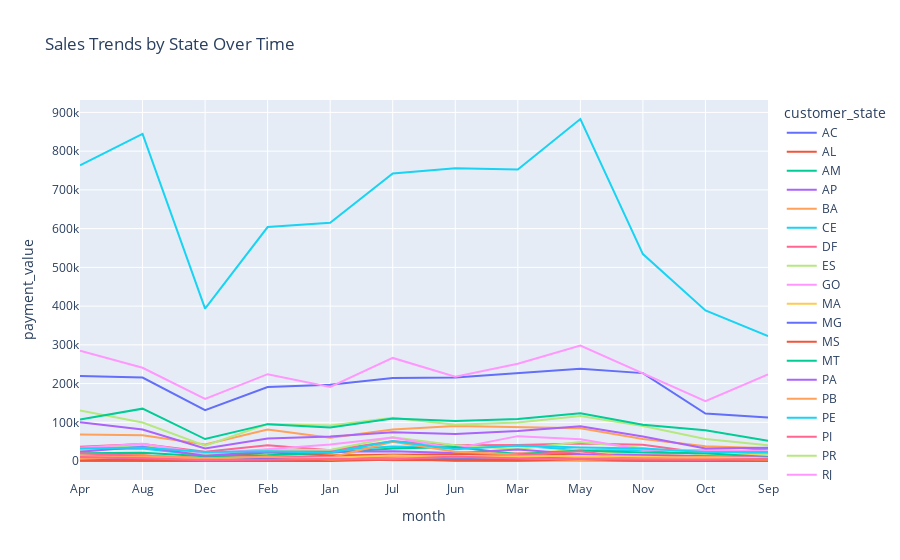

The code cell stored with this chart in its notebook:
### Markdown cell above
## C. Multivariate Analysis

### Code cell
sales_trends = main_df.groupby(['month', 'customer_state'])['payment_value'].sum().reset_index()

# Visualization using Plotly
fig = px.line(sales_trends, x='month', y='payment_value', color='customer_state',
              title='Sales Trends by State Over Time')
fig.show()

### Figure 1 — Plotly figure (JSON) as saved in the notebook; plotly's stock layout.template omitted (floating-point values rounded to 4 significant figures)
{"data": [{"hovertemplate": "customer_state=AC<br>month=%{x}<br>payment_value=%{y}<extra></extra>", "legendgroup": "AC", "line": {"color": "#636efa", "dash": "solid"}, "marker": {"symbol": "circle"}, "mode": "lines", "name": "AC", "orientation": "v", "showlegend": true, "type": "scatter", "x": ["Apr", "Aug", "Dec", "Feb", "Jan", "Jul", "Jun", "Mar", "May", "Nov", "Oct", "Sep"], "xaxis": "x", "y": [1940.0, 1370.0, 1856.0, 1588.0, 2815.0, 5797.0, 1108.0, 694.9, 3884.0, 945.2, 958.2, 2029.0], "yaxis": "y"}, {"hovertemplate": "customer_state=AL<br>month=%{x}<br>payment_value=%{y}<extra></extra>", "legendgroup": "AL", "line": {"color": "#EF553B", "dash": "solid"}, "marker": {"symbol": "circle"}, "mode": "lines", "name": "AL", "orientation": "v", "showlegend": true, "type": "scatter", "x": ["Apr", "Aug", "Dec", "Feb", "Jan", "Jul", "Jun", "Mar", "May", "Nov", "Oct", "Sep"], "xaxis": "x", "y": [13520.0, 15020.0, 2681.0, 9055.0, 8223.0, 8366.0, 6401.0, 10300.0, 9023.0, 12700.0, 9539.0, 5192.0], "yaxis": "y"}, {"hovertemplate": "customer_state=AM<br>month=%{x}<br>payment_value=%{y}<extra></extra>", "legendgroup": "AM", "line": {"color": "#00cc96", "dash": "solid"}, "marker": {"symbol": "circle"}, "mode": "lines", "name": "AM", "orientation": "v", "showlegend": true, "type": "scatter", "x": ["Apr", "Aug", "Dec", "Feb", "Jan", "Jul", "Jun", "Mar", "May", "Nov", "Oct", "Sep"], "xaxis": "x", "y": [2070.0, 2186.0, 1174.0, 6251.0, 3433.0, 5649.0, 2198.0, 2867.0, 3514.0, 3001.0, 164.6, 2062.0], "yaxis": "y"}, {"hovertemplate": "customer_state=AP<br>month=%{x}<br>payment_value=%{y}<extra></extra>", "legendgroup": "AP", "line": {"color": "#ab63fa", "dash": "solid"}, "marker": {"symbol": "circle"}, "mode": "lines", "name": "AP", "orientation": "v", "showlegend": true, "type": "scatter", "x": ["Apr", "Aug", "Dec", "Feb", "Jan", "Jul", "Jun", "Mar", "May", "Nov", "Oct", "Sep"], "xaxis": "x", "y": [1439.0, 730.0, 770.6, 3090.0, 4433.0, 1906.0, 891.7, 1372.0, 3030.0, 967.1, 1697.0, 1245.0], "yaxis": "y"}, {"hovertemplate": "customer_state=BA<br>month=%{x}<br>payment_value=%{y}<extra></extra>", "legendgroup": "BA", "line": {"color": "#FFA15A", "dash": "solid"}, "marker": {"symbol": "circle"}, "mode": "lines", "name": "BA", "orientation": "v", "showlegend": true, "type": "scatter", "x": ["Apr", "Aug", "Dec", "Feb", "Jan", "Jul", "Jun", "Mar", "May", "Nov", "Oct", "Sep"], "xaxis": "x", "y": [68650.0, 66910.0, 42980.0, 81420.0, 60030.0, 81470.0, 90680.0, 86750.0, 84610.0, 57170.0, 37940.0, 33120.0], "yaxis": "y"}, {"hovertemplate": "customer_state=CE<br>month=%{x}<br>payment_value=%{y}<extra></extra>", "legendgroup": "CE", "line": {"color": "#19d3f3", "dash": "solid"}, "marker": {"symbol": "circle"}, "mode": "lines", "name": "CE", "orientation": "v", "showlegend": true, "type": "scatter", "x": ["Apr", "Aug", "Dec", "Feb", "Jan", "Jul", "Jun", "Mar", "May", "Nov", "Oct", "Sep"], "xaxis": "x", "y": [29730.0, 32120.0, 14460.0, 22570.0, 27720.0, 37540.0, 34160.0, 40050.0, 27870.0, 27960.0, 17980.0, 31600.0], "yaxis": "y"}, {"hovertemplate": "customer_state=DF<br>month=%{x}<br>payment_value=%{y}<extra></extra>", "legendgroup": "DF", "line": {"color": "#FF6692", "dash": "solid"}, "marker": {"symbol": "circle"}, "mode": "lines", "name": "DF", "orientation": "v", "showlegend": true, "type": "scatter", "x": ["Apr", "Aug", "Dec", "Feb", "Jan", "Jul", "Jun", "Mar", "May", "Nov", "Oct", "Sep"], "xaxis": "x", "y": [36880.0, 43950.0, 24010.0, 40850.0, 27780.0, 51270.0, 40970.0, 41458, 45080.0, 42340.0, 20400.0, 18610.0], "yaxis": "y"}, {"hovertemplate": "customer_state=ES<br>month=%{x}<br>payment_value=%{y}<extra></extra>", "legendgroup": "ES", "line": {"color": "#B6E880", "dash": "solid"}, "marker": {"symbol": "circle"}, "mode": "lines", "name": "ES", "orientation": "v", "showlegend": true, "type": "scatter", "x": ["Apr", "Aug", "Dec", "Feb", "Jan", "Jul", "Jun", "Mar", "May", "Nov", "Oct", "Sep"], "xaxis": "x", "y": [29610.0, 40360.0, 15270.0, 29670.0, 28670.0, 61660.0, 40640.0, 30990.0, 49130.0, 33730.0, 16140.0, 16940.0], "yaxis": "y"}, {"hovertemplate": "customer_state=GO<br>month=%{x}<br>payment_value=%{y}<extra></extra>", "legendgroup": "GO", "line": {"color": "#FF97FF", "dash": "solid"}, "marker": {"symbol": "circle"}, "mode": "lines", "name": "GO", "orientation": "v", "showlegend": true, "type": "scatter", "x": ["Apr", "Aug", "Dec", "Feb", "Jan", "Jul", "Jun", "Mar", "May", "Nov", "Oct", "Sep"], "xaxis": "x", "y": [34360.0, 44970.0, 20280.0, 30280.0, 42890.0, 60900.0, 32250.0, 64330.0, 56550.0, 29210.0, 28830.0, 25110.0], "yaxis": "y"}, {"hovertemplate": "customer_state=MA<br>month=%{x}<br>payment_value=%{y}<extra></extra>", "legendgroup": "MA", "line": {"color": "#FECB52", "dash": "solid"}, "marker": {"symbol": "circle"}, "mode": "lines", "name": "MA", "orientation": "v", "showlegend": true, "type": "scatter", "x": ["Apr", "Aug", "Dec", "Feb", "Jan", "Jul", "Jun", "Mar", "May", "Nov", "Oct", "Sep"], "xaxis": "x", "y": [14690.0, 13940.0, 8523.0, 18120.0, 15810.0, 17930.0, 10920.0, 18490.0, 29620.0, 15210.0, 22460.0, 12310.0], "yaxis": "y"}, {"hovertemplate": "customer_state=MG<br>month=%{x}<br>payment_value=%{y}<extra></extra>", "legendgroup": "MG", "line": {"color": "#636efa", "dash": "solid"}, "marker": {"symbol": "circle"}, "mode": "lines", "name": "MG", "orientation": "v", "showlegend": true, "type": "scatter", "x": ["Apr", "Aug", "Dec", "Feb", "Jan", "Jul", "Jun", "Mar", "May", "Nov", "Oct", "Sep"], "xaxis": "x", "y": [219700.0, 215500.0, 131600.0, 191200.0, 196800.0, 214500.0, 216000.0, 227500.0, 238600.0, 227000.0, 122700.0, 112500.0], "yaxis": "y"}, {"hovertemplate": "customer_state=MS<br>month=%{x}<br>payment_value=%{y}<extra></extra>", "legendgroup": "MS", "line": {"color": "#EF553B", "dash": "solid"}, "marker": {"symbol": "circle"}, "mode": "lines", "name": "MS", "orientation": "v", "showlegend": true, "type": "scatter", "x": ["Apr", "Aug", "Dec", "Feb", "Jan", "Jul", "Jun", "Mar", "May", "Nov", "Oct", "Sep"], "xaxis": "x", "y": [11230.0, 13580.0, 7467.0, 23000.0, 14550.0, 15800.0, 18660.0, 19300.0, 16980.0, 8798.0, 10550.0, 5927.0], "yaxis": "y"}, {"hovertemplate": "customer_state=MT<br>month=%{x}<br>payment_value=%{y}<extra></extra>", "legendgroup": "MT", "line": {"color": "#00cc96", "dash": "solid"}, "marker": {"symbol": "circle"}, "mode": "lines", "name": "MT", "orientation": "v", "showlegend": true, "type": "scatter", "x": ["Apr", "Aug", "Dec", "Feb", "Jan", "Jul", "Jun", "Mar", "May", "Nov", "Oct", "Sep"], "xaxis": "x", "y": [19930.0, 21630.0, 12580.0, 14730.0, 21140.0, 32330.0, 36010.0, 17410.0, 27010.0, 21890.0, 20050.0, 10320.0], "yaxis": "y"}, {"hovertemplate": "customer_state=PA<br>month=%{x}<br>payment_value=%{y}<extra></extra>", "legendgroup": "PA", "line": {"color": "#ab63fa", "dash": "solid"}, "marker": {"symbol": "circle"}, "mode": "lines", "name": "PA", "orientation": "v", "showlegend": true, "type": "scatter", "x": ["Apr", "Aug", "Dec", "Feb", "Jan", "Jul", "Jun", "Mar", "May", "Nov", "Oct", "Sep"], "xaxis": "x", "y": [23900.0, 36990.0, 13880.0, 23880.0, 23730.0, 25260.0, 20610.0, 29810.0, 17590.0, 15760.0, 12830.0, 9021.0], "yaxis": "y"}, {"hovertemplate": "customer_state=PB<br>month=%{x}<br>payment_value=%{y}<extra></extra>", "legendgroup": "PB", "line": {"color": "#FFA15A", "dash": "solid"}, "marker": {"symbol": "circle"}, "mode": "lines", "name": "PB", "orientation": "v", "showlegend": true, "type": "scatter", "x": ["Apr", "Aug", "Dec", "Feb", "Jan", "Jul", "Jun", "Mar", "May", "Nov", "Oct", "Sep"], "xaxis": "x", "y": [9506.0, 14410.0, 7527.0, 11360.0, 8704.0, 50030.0, 23860.0, 17580.0, 10000.0, 6241.0, 11280.0, 7881.0], "yaxis": "y"}, {"hovertemplate": "customer_state=PE<br>month=%{x}<br>payment_value=%{y}<extra></extra>", "legendgroup": "PE", "line": {"color": "#19d3f3", "dash": "solid"}, "marker": {"symbol": "circle"}, "mode": "lines", "name": "PE", "orientation": "v", "showlegend": true, "type": "scatter", "x": ["Apr", "Aug", "Dec", "Feb", "Jan", "Jul", "Jun", "Mar", "May", "Nov", "Oct", "Sep"], "xaxis": "x", "y": [32330.0, 35150.0, 23550.0, 25340.0, 21690.0, 51560.0, 30470.0, 40110.0, 35160.0, 32230.0, 23560.0, 23180.0], "yaxis": "y"}, {"hovertemplate": "customer_state=PI<br>month=%{x}<br>payment_value=%{y}<extra></extra>", "legendgroup": "PI", "line": {"color": "#FF6692", "dash": "solid"}, "marker": {"symbol": "circle"}, "mode": "lines", "name": "PI", "orientation": "v", "showlegend": true, "type": "scatter", "x": ["Apr", "Aug", "Dec", "Feb", "Jan", "Jul", "Jun", "Mar", "May", "Nov", "Oct", "Sep"], "xaxis": "x", "y": [20010.0, 13110.0, 3983.0, 12010.0, 11090.0, 11720.0, 9140.0, 14790.0, 25520.0, 3917.0, 6598.0, 4025.0], "yaxis": "y"}, {"hovertemplate": "customer_state=PR<br>month=%{x}<br>payment_value=%{y}<extra></extra>", "legendgroup": "PR", "line": {"color": "#B6E880", "dash": "solid"}, "marker": {"symbol": "circle"}, "mode": "lines", "name": "PR", "orientation": "v", "showlegend": true, "type": "scatter", "x": ["Apr", "Aug", "Dec", "Feb", "Jan", "Jul", "Jun", "Mar", "May", "Nov", "Oct", "Sep"], "xaxis": "x", "y": [130800.0, 99610.0, 39921, 95550.0, 91660.0, 111900.0, 93780.0, 99340.0, 116300.0, 90480.0, 56800.0, 40580.0], "yaxis": "y"}, {"hovertemplate": "customer_state=RJ<br>month=%{x}<br>payment_value=%{y}<extra></extra>", "legendgroup": "RJ", "line": {"color": "#FF97FF", "dash": "solid"}, "marker": {"symbol": "circle"}, "mode": "lines", "name": "RJ", "orientation": "v", "showlegend": true, "type": "scatter", "x": ["Apr", "Aug", "Dec", "Feb", "Jan", "Jul", "Jun", "Mar", "May", "Nov", "Oct", "Sep"], "xaxis": "x", "y": [284900.0, 240800.0, 160600.0, 224200.0, 191500.0, 266200.0, 217500.0, 251100.0, 298300.0, 227500.0, 154700.0, 224000.0], "yaxis": "y"}, {"hovertemplate": "customer_state=RN<br>month=%{x}<br>payment_value=%{y}<extra></extra>", "legendgroup": "RN", "line": {"color": "#FECB52", "dash": "solid"}, "marker": {"symbol": "circle"}, "mode": "lines", "name": "RN", "orientation": "v", "showlegend": true, "type": "scatter", "x": ["Apr", "Aug", "Dec", "Feb", "Jan", "Jul", "Jun", "Mar", "May", "Nov", "Oct", "Sep"], "xaxis": "x", "y": [10100.0, 9580.0, 4585.0, 5882.0, 8808.0, 14440.0, 10380.0, 11690.0, 13250.0, 11307, 8003.0, 7580.0], "yaxis": "y"}, {"hovertemplate": "customer_state=RO<br>month=%{x}<br>payment_value=%{y}<extra></extra>", "legendgroup": "RO", "line": {"color": "#636efa", "dash": "solid"}, "marker": {"symbol": "circle"}, "mode": "lines", "name": "RO", "orientation": "v", "showlegend": true, "type": "scatter", "x": ["Apr", "Aug", "Dec", "Feb", "Jan", "Jul", "Jun", "Mar", "May", "Nov", "Oct", "Sep"], "xaxis": "x", "y": [5413.0, 6956.0, 2588.0, 6315.0, 4505.0, 6678.0, 5221.0, 7457.0, 4549.0, 7447.0, 2478.0, 6228.0], "yaxis": "y"}, {"hovertemplate": "customer_state=RR<br>month=%{x}<br>payment_value=%{y}<extra></extra>", "legendgroup": "RR", "line": {"color": "#EF553B", "dash": "solid"}, "marker": {"symbol": "circle"}, "mode": "lines", "name": "RR", "orientation": "v", "showlegend": true, "type": "scatter", "x": ["Apr", "Feb", "Jan", "Jul", "Jun", "Mar", "May", "Nov", "Oct", "Sep"], "xaxis": "x", "y": [878.9, 492.8, 278.4, 3351.0, 2695.0, 2974.0, 707.6, 151.5, 594.2, 337.8], "yaxis": "y"}, {"hovertemplate": "customer_state=RS<br>month=%{x}<br>payment_value=%{y}<extra></extra>", "legendgroup": "RS", "line": {"color": "#00cc96", "dash": "solid"}, "marker": {"symbol": "circle"}, "mode": "lines", "name": "RS", "orientation": "v", "showlegend": true, "type": "scatter", "x": ["Apr", "Aug", "Dec", "Feb", "Jan", "Jul", "Jun", "Mar", "May", "Nov", "Oct", "Sep"], "xaxis": "x", "y": [107100.0, 135300.0, 56800.0, 95310.0, 86650.0, 109600.0, 103700.0, 108600.0, 123600.0, 93620.0, 79240.0, 52470.0], "yaxis": "y"}, {"hovertemplate": "customer_state=SC<br>month=%{x}<br>payment_value=%{y}<extra></extra>", "legendgroup": "SC", "line": {"color": "#ab63fa", "dash": "solid"}, "marker": {"symbol": "circle"}, "mode": "lines", "name": "SC", "orientation": "v", "showlegend": true, "type": "scatter", "x": ["Apr", "Aug", "Dec", "Feb", "Jan", "Jul", "Jun", "Mar", "May", "Nov", "Oct", "Sep"], "xaxis": "x", "y": [100500.0, 81340.0, 32660.0, 58330.0, 63630.0, 74100.0, 69590.0, 77870.0, 89970.0, 63450.0, 32710.0, 34430.0], "yaxis": "y"}, {"hovertemplate": "customer_state=SE<br>month=%{x}<br>payment_value=%{y}<extra></extra>", "legendgroup": "SE", "line": {"color": "#FFA15A", "dash": "solid"}, "marker": {"symbol": "circle"}, "mode": "lines", "name": "SE", "orientation": "v", "showlegend": true, "type": "scatter", "x": ["Apr", "Aug", "Dec", "Feb", "Jan", "Jul", "Jun", "Mar", "May", "Nov", "Oct", "Sep"], "xaxis": "x", "y": [5905.0, 11920.0, 6151.0, 11360.0, 4317.0, 7428.0, 10300.0, 8006.0, 2745.0, 7840.0, 6230.0, 3930.0], "yaxis": "y"}, {"hovertemplate": "customer_state=SP<br>month=%{x}<br>payment_value=%{y}<extra></extra>", "legendgroup": "SP", "line": {"color": "#19d3f3", "dash": "solid"}, "marker": {"symbol": "circle"}, "mode": "lines", "name": "SP", "orientation": "v", "showlegend": true, "type": "scatter", "x": ["Apr", "Aug", "Dec", "Feb", "Jan", "Jul", "Jun", "Mar", "May", "Nov", "Oct", "Sep"], "xaxis": "x", "y": [763600.0, 844700.0, 393400.0, 604000.0, 615000.0, 742500.0, 755800.0, 752400.0, 883000.0, 534200.0, 388900.0, 322400.0], "yaxis": "y"}, {"hovertemplate": "customer_state=TO<br>month=%{x}<br>payment_value=%{y}<extra></extra>", "legendgroup": "TO", "line": {"color": "#FF6692", "dash": "solid"}, "marker": {"symbol": "circle"}, "mode": "lines", "name": "TO", "orientation": "v", "showlegend": true, "type": "scatter", "x": ["Apr", "Aug", "Dec", "Feb", "Jan", "Jul", "Jun", "Mar", "May", "Nov", "Oct", "Sep"], "xaxis": "x", "y": [10670.0, 7435.0, 1998.0, 4549.0, 5436.0, 4436.0, 11740.0, 6841.0, 6426.0, 4251.0, 3394.0, 5024.0], "yaxis": "y"}], "layout": {"legend": {"title": {"text": "customer_state"}, "tracegroupgap": 0}, "title": {"text": "Sales Trends by State Over Time"}, "xaxis": {"anchor": "y", "domain": [0, 1], "title": {"text": "month"}}, "yaxis": {"anchor": "x", "domain": [0, 1], "title": {"text": "payment_value"}}}}
